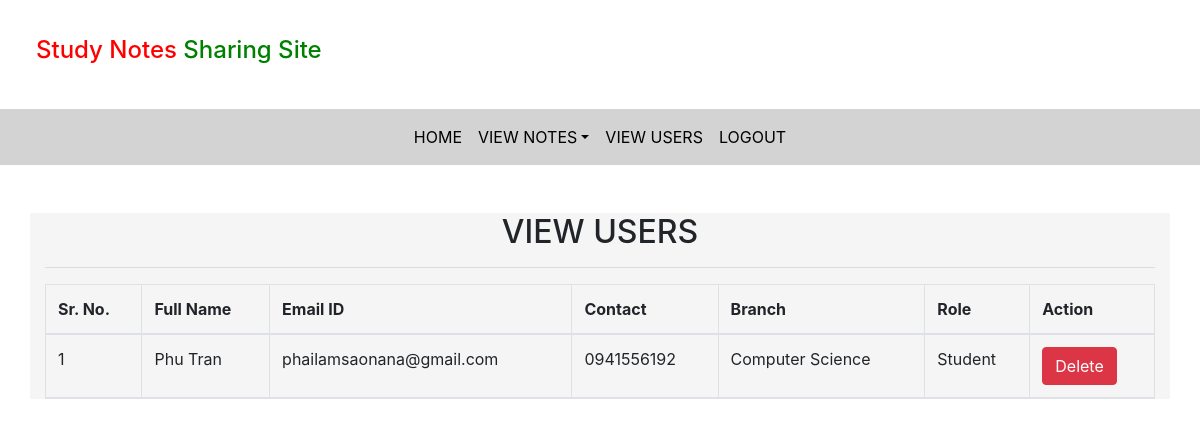
Screenshot of /view_users/ (signed in) with the database file from the repository.
### notes/models.py (models this page shows, shortened)
class Signup(models.Model):
    user = models.ForeignKey(User, on_delete=models.CASCADE)
    contact = models.CharField(max_length=10, null=True)
    branch = models.CharField(max_length=30)
    role= models.CharField(max_length=10)

### notes/views.py (the view)
# urls.py: path('view_users/', view_users, name= 'view_users'),
def view_users(request):
    if not request.user.is_authenticated:
        return  redirect('login_admin')
    users = Signup.objects.all()
    d= {'users':users}
    return  render(request,'view_users.html',d)

### notes/templates/view_users.html (shortened to what this page needs)
{% extends 'admin_nav.html' %}
{% load static %}
{% block body %}
<link rel="stylesheet" href="https://cdnjs.cloudflare.com/ajax/libs/twitter-bootstrap/4.5.2/css/bootstrap.css">
<link rel="stylesheet" href="https://cdn.datatables.net/1.10.24/css/dataTables.bootstrap4.min.css">
<div class="container mt-5 " style="background-color: whitesmoke;">
    <h2 class="text-center">VIEW USERS </h2>
            <hr>
    <table class="table table-bordered" id="example">
        <thead>
            <tr>
                <th>Sr. No.</th>
                <th>Full Name</th>
                <th>Email ID</th>
                <th>Contact</th>
                <th>Branch</th>
                <th>Role</th>
                <th>Action</th>
            </tr
            {% for i in users %}>
            <tr>
                <td> {{forloop.counter}} </td>
                <td style="text-transform:capitalize"> {{i.user.first_name}} {{i.user.last_name}} </td>
                <td> {{i.user.username}} </td>
                <td> {{i.contact}} </td>
                <td> {{i.branch}} </td>
                <td> {{i.role}} </td>
                <td> <a href="{% url 'delete_user' i.user.id %} "  class="btn btn-danger" onclick="return confirm('Are you sure?')"> Delete </a></td>
            </tr>
            {% endfor %}
        </thead>
    </table>
</div>
{% endblock %}

### rows the page displays
Signup: user.first_name "Phu", user.last_name "Tran", user.username "phailamsaonana@gmail.com", contact "0941556192", branch "Computer Science", role "Student"
